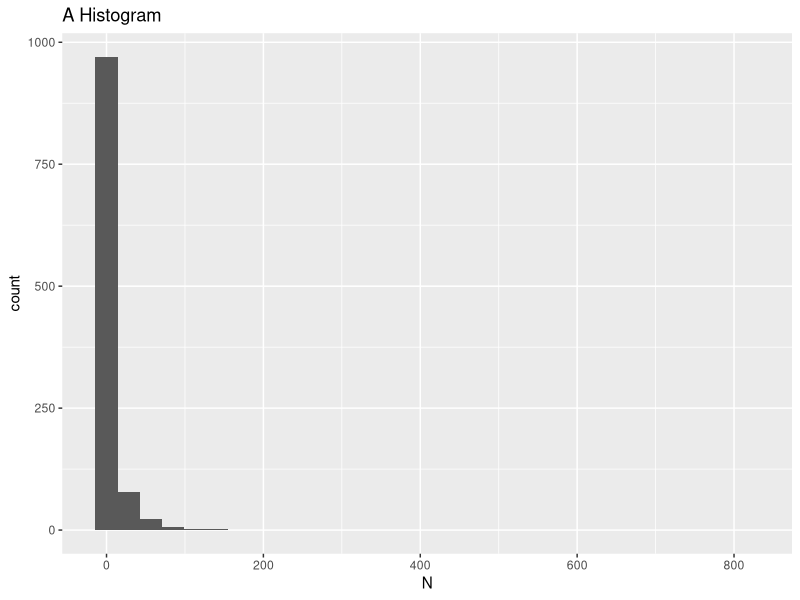
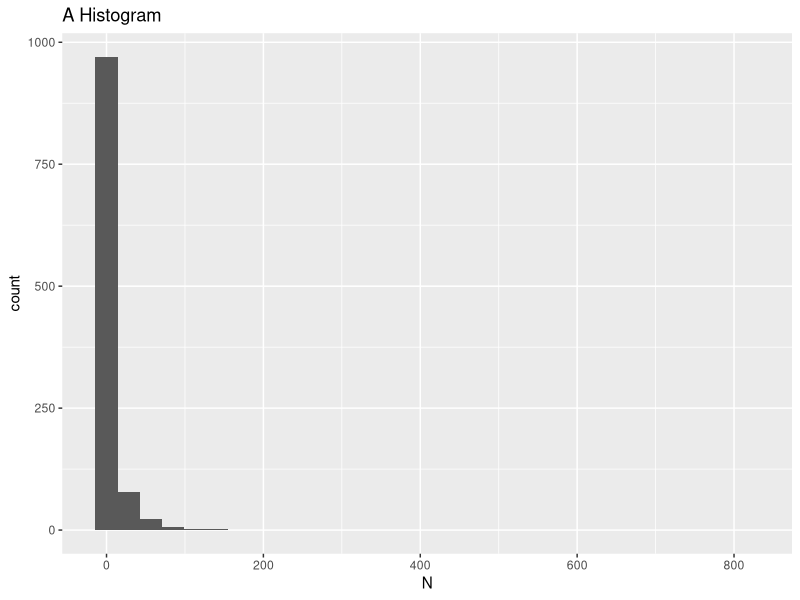

R code for these plots, in order:
#loadpackages

setwd("/home/james/R/2014-11_BM-catalogue/data")
library(lubridate)
library(dplyr, warn.conflicts = FALSE)
library(tidyr, warn.conflicts = FALSE)
library(ggplot2)

#read data from csv

names <- read.csv("BM_names.csv")

#plot data

ggplot(names, aes(x = N)) +
	ggtitle("A Histogram") +
	geom_histogram()

#save data to file

setwd("/home/james/R/2014-11_BM-catalogue/viz")
ggsave("BM_histogram.png", width = 7, height = 7)
